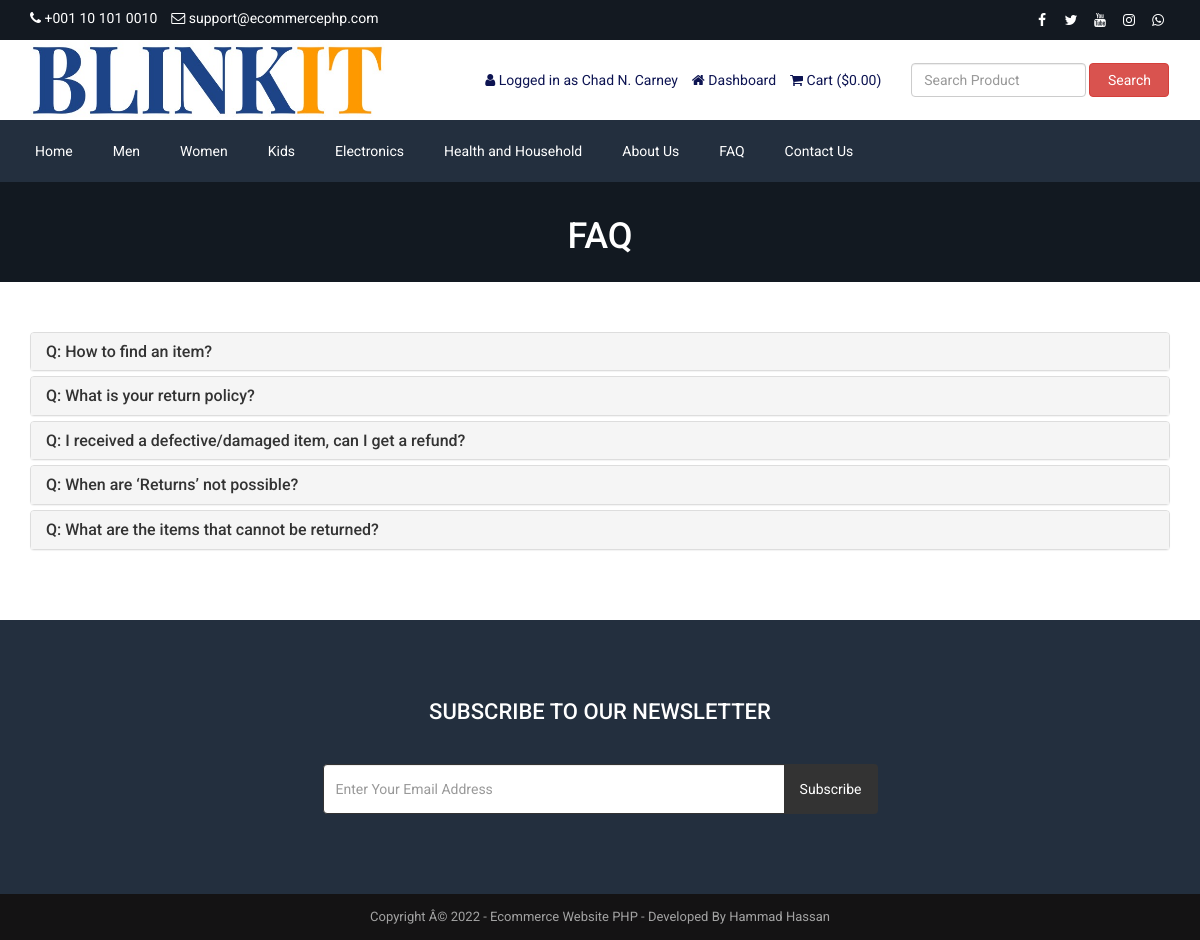
/faq.php (signed in), run on the app's committed database.
### tables this page shows
CREATE TABLE `tbl_settings` (
  `id` int(11) NOT NULL,
  `logo` varchar(255) NOT NULL,
  `favicon` varchar(255) NOT NULL,
  `footer_about` text NOT NULL,
  `footer_copyright` text NOT NULL,
  `contact_address` text NOT NULL,
  `contact_email` varchar(255) NOT NULL,
  `contact_phone` varchar(255) NOT NULL,
  `contact_fax` varchar(255) NOT NULL,
  `contact_map_iframe` text NOT NULL,
  `receive_email` varchar(255) NOT NULL,
  `receive_email_subject` varchar(255) NOT NULL,
  `receive_email_thank_you_message` text NOT NULL,
  `forget_password_message` text NOT NULL,
  `total_recent_post_footer` int(10) NOT NULL,
  `total_popular_post_footer` int(10) NOT NULL,
  `total_recent_post_sidebar` int(11) NOT NULL,
  `total_popular_post_sidebar` int(11) NOT NULL,
  `total_featured_product_home` int(11) NOT NULL,
  `total_latest_product_home` int(11) NOT NULL,
  `total_popular_product_home` int(11) NOT NULL,
  `meta_title_home` text NOT NULL,
  `meta_keyword_home` text NOT NULL,
  `meta_description_home` text NOT NULL,
  `banner_login` varchar(255) NOT NULL,
  `banner_registration` varchar(255) NOT NULL,
  `banner_forget_password` varchar(255) NOT NULL,
  `banner_reset_password` varchar(255) NOT NULL,
  `banner_search` varchar(255) NOT NULL,
  `banner_cart` varchar(255) NOT NULL,
  `banner_checkout` varchar(255) NOT NULL,
  `banner_product_category` varchar(255) NOT NULL,
  `banner_blog` varchar(255) NOT NULL,
  `cta_title` varchar(255) NOT NULL,
  `cta_content` text NOT NULL,
  `cta_read_more_text` varchar(255) NOT NULL,
  `cta_read_more_url` varchar(255) NOT NULL,
  `cta_photo` varchar(255) NOT NULL,
  `featured_product_title` varchar(255) NOT NULL,
  `featured_product_subtitle` varchar(255) NOT NULL,
  `latest_product_title` varchar(255) NOT NULL,
  `latest_product_subtitle` varchar(255) NOT NULL,
  `popular_product_title` varchar(255) NOT NULL,
  `popular_product_subtitle` varchar(255) NOT NULL,
  `testimonial_title` varchar(255) NOT NULL,
  `testimonial_subtitle` varchar(255) NOT NULL,
  `testimonial_photo` varchar(255) NOT NULL,
  `blog_title` varchar(255) NOT NULL,
  `blog_subtitle` varchar(255) NOT NULL,
  `newsletter_text` text NOT NULL,
  `paypal_email` varchar(255) NOT NULL,
  `stripe_public_key` varchar(255) NOT NULL,
  `stripe_secret_key` varchar(255) NOT NULL,
  `bank_detail` text NOT NULL,
  `before_head` text NOT NULL,
  `after_body` text NOT NULL,
  `before_body` text NOT NULL,
  `home_service_on_off` int(11) NOT NULL,
  `home_welcome_on_off` int(11) NOT NULL,
  `home_featured_product_on_off` int(11) NOT NULL,
  `home_latest_product_on_off` int(11) NOT NULL,
  `home_popular_product_on_off` int(11) NOT NULL,
  `home_testimonial_on_off` int(11) NOT NULL,
  `home_blog_on_off` int(11) NOT NULL,
  `newsletter_on_off` int(11) NOT NULL,
  `ads_above_welcome_on_off` int(1) NOT NULL,
  `ads_above_featured_product_on_off` int(1) NOT NULL,
  `ads_above_latest_product_on_off` int(1) NOT NULL,
  `ads_above_popular_product_on_off` int(1) NOT NULL,
  `ads_above_testimonial_on_off` int(1) NOT NULL,
  `ads_category_sidebar_on_off` int(1) NOT NULL
);

CREATE TABLE `tbl_social` (
  `social_id` int(11) NOT NULL,
  `social_name` varchar(30) NOT NULL,
  `social_url` varchar(255) NOT NULL,
  `social_icon` varchar(30) NOT NULL
);

CREATE TABLE `tbl_top_category` (
  `tcat_id` int(11) NOT NULL,
  `tcat_name` varchar(255) NOT NULL,
  `show_on_menu` int(1) NOT NULL
);

CREATE TABLE `tbl_page` (
  `id` int(11) NOT NULL,
  `about_title` varchar(255) NOT NULL,
  `about_content` text NOT NULL,
  `about_banner` varchar(255) NOT NULL,
  `about_meta_title` varchar(255) NOT NULL,
  `about_meta_keyword` text NOT NULL,
  `about_meta_description` text NOT NULL,
  `faq_title` varchar(255) NOT NULL,
  `faq_banner` varchar(255) NOT NULL,
  `faq_meta_title` varchar(255) NOT NULL,
  `faq_meta_keyword` text NOT NULL,
  `faq_meta_description` text NOT NULL,
  `blog_title` varchar(255) NOT NULL,
  `blog_banner` varchar(255) NOT NULL,
  `blog_meta_title` varchar(255) NOT NULL,
  `blog_meta_keyword` text NOT NULL,
  `blog_meta_description` text NOT NULL,
  `contact_title` varchar(255) NOT NULL,
  `contact_banner` varchar(255) NOT NULL,
  `contact_meta_title` varchar(255) NOT NULL,
  `contact_meta_keyword` text NOT NULL,
  `contact_meta_description` text NOT NULL,
  `pgallery_title` varchar(255) NOT NULL,
  `pgallery_banner` varchar(255) NOT NULL,
  `pgallery_meta_title` varchar(255) NOT NULL,
  `pgallery_meta_keyword` text NOT NULL,
  `pgallery_meta_description` text NOT NULL,
  `vgallery_title` varchar(255) NOT NULL,
  `vgallery_banner` varchar(255) NOT NULL,
  `vgallery_meta_title` varchar(255) NOT NULL,
  `vgallery_meta_keyword` text NOT NULL,
  `vgallery_meta_description` text NOT NULL
);

CREATE TABLE `tbl_faq` (
  `faq_id` int(11) NOT NULL,
  `faq_title` varchar(255) NOT NULL,
  `faq_content` text NOT NULL
);

### faq.php (the view, shortened to what this page needs)
<?php require_once('header.php'); ?>
<?php
$statement = $pdo->prepare("SELECT * FROM tbl_page WHERE id=1");
$statement->execute();
$result = $statement->fetchAll(PDO::FETCH_ASSOC);
foreach ($result as $row) {
    $faq_title = $row['faq_title'];
    $faq_banner = $row['faq_banner'];
}
?>
<div class="page-banner" style="background-image: url(assets/uploads/<?php echo $faq_banner; ?>);">
    <div class="inner">
        <h1><?php echo $faq_title; ?></h1>
    </div>
</div>
<div class="page">
    <div class="container">
        <div class="row">
            <div class="col-md-12">
                <div class="panel-group" id="faqAccordion">
                    <?php
                    $statement = $pdo->prepare("SELECT * FROM tbl_faq");
                    $statement->execute();
                    $result = $statement->fetchAll(PDO::FETCH_ASSOC);
                    foreach ($result as $row) {
                        ?>
                        <div class="panel panel-default">
                            <div class="panel-heading accordion-toggle question-toggle collapsed" data-toggle="collapse" data-parent="#faqAccordion" data-target="#question<?php echo $row['faq_id']; ?>">
                                <h4 class="panel-title">
                                    Q: <?php echo $row['faq_title']; ?>
                                </h4>
                            </div>
                        </div>
                        <?php
                    }
                    ?>
                </div>
            </div>
        </div>
    </div>
</div>
<?php require_once('footer.php'); ?>

### header.php (shortened to what this page needs)
<?php
include("admin/inc/config.php");
$statement = $pdo->prepare("SELECT * FROM tbl_settings WHERE id=1");
$statement->execute();
$result = $statement->fetchAll(PDO::FETCH_ASSOC);
foreach ($result as $row)
{
	$contact_email = $row['contact_email'];
	$contact_phone = $row['contact_phone'];
}
?>
<!DOCTYPE html>
<html lang="en">
<head>
	<link rel="stylesheet" href="assets/css/bootstrap.min.css">
	<link rel="stylesheet" href="assets/css/font-awesome.min.css">
	<link rel="stylesheet" href="assets/css/owl.carousel.min.css">
	<link rel="stylesheet" href="assets/css/owl.theme.default.min.css">
	<link rel="stylesheet" href="assets/css/jquery.bxslider.min.css">
    <link rel="stylesheet" href="assets/css/magnific-popup.css">
    <link rel="stylesheet" href="assets/css/rating.css">
	<link rel="stylesheet" href="assets/css/spacing.css">
	<link rel="stylesheet" href="assets/css/bootstrap-touch-slider.css">
	<link rel="stylesheet" href="assets/css/animate.min.css">
	<link rel="stylesheet" href="assets/css/tree-menu.css">
	<link rel="stylesheet" href="assets/css/select2.min.css">
	<link rel="stylesheet" href="assets/css/main.css">
	<link rel="stylesheet" href="assets/css/responsive.css">
	<?php
	$statement = $pdo->prepare("SELECT * FROM tbl_page WHERE id=1");
	$statement->execute();
	$result = $statement->fetchAll(PDO::FETCH_ASSOC);
		?>
</head>
<body>
<div class="top">
	<div class="container">
		<div class="row">
			<div class="col-md-6 col-sm-6 col-xs-12">
				<div class="left">
					<ul>
						<li><i class="fa fa-phone"></i> <?php echo $contact_phone; ?></li>
						<li><i class="fa fa-envelope-o"></i> <?php echo $contact_email; ?></li>
					</ul>
				</div>
			</div>
			<div class="col-md-6 col-sm-6 col-xs-12">
				<div class="right">
					<ul>
						<?php
						$statement = $pdo->prepare("SELECT * FROM tbl_social");
						$statement->execute();
						$result = $statement->fetchAll(PDO::FETCH_ASSOC);
						foreach ($result as $row) {
							?>
							<?php if($row['social_url'] != ''): ?>
							<li><a href="<?php echo $row['social_url']; ?>"><i class="<?php echo $row['social_icon']; ?>"></i></a></li>
							<?php endif; ?>
							<?php
						}
						?>
					</ul>
				</div>
			</div>
		</div>
	</div>
</div>
<div class="header">
	<div class="container">
		<div class="row inner">
			<div class="col-md-4 logo">
				<img src="logo1.jpeg" alt="logo image">
			</div>
			<div class="col-md-5 right">
				<ul>
					<?php
					if(isset($_SESSION['customer'])) {
						?>
						<li><i class="fa fa-user"></i> <?php echo LANG_VALUE_13; ?> <?php echo $_SESSION['customer']['cust_name']; ?></li>
						<li><a href="dashboard.php"><i class="fa fa-home"></i> <?php echo LANG_VALUE_89; ?></a></li>
						<?php
					} else {
						?>
						<li><a href="login.php"><i class="fa fa-sign-in"></i> <?php echo LANG_VALUE_9; ?></a></li>
						<li><a href="registration.php"><i class="fa fa-user-plus"></i> <?php echo LANG_VALUE_15; ?></a></li>
						<?php
					}
					?>
					<li><a href="cart.php"><i class="fa fa-shopping-cart"></i> <?php echo LANG_VALUE_18; ?> (<?php echo LANG_VALUE_1; ?><?php
					if(isset($_SESSION['cart_p_id'])) {
						$table_total_price = 0;
						$i=0;
	                    foreach($_SESSION['cart_p_qty'] as $key => $value)
	                    {
	                        $i++;
	                        $arr_cart_p_qty[$i] = $value;
	                    }                    $i=0;
	                    foreach($_SESSION['cart_p_current_price'] as $key => $value)
	                    {
	                        $i++;
	                        $arr_cart_p_current_price[$i] = $value;
	                    }
	                    for($i=1;$i<=count($arr_cart_p_qty);$i++) {
	                    	$row_total_price = $arr_cart_p_current_price[$i]*$arr_cart_p_qty[$i];
	                        $table_total_price = $table_total_price + $row_total_price;
	                    }
						echo $table_total_price;
					} else {
						echo '0.00';
					}
					?>)</a></li>
				</ul>
			</div>
			<div class="col-md-3 search-area">
				<form class="navbar-form navbar-left" role="search" action="search-result.php" method="get">
					<div class="form-group">
						<input type="text" class="form-control search-top" placeholder="<?php echo LANG_VALUE_2; ?>" name="search_text">
					</div>
					<button type="submit" class="btn btn-danger"><?php echo LANG_VALUE_3; ?></button>
				</form>
			</div>
		</div>
	</div>
</div>
<div class="nav">
	<div class="container">
		<div class="row">
			<div class="col-md-12 pl_0 pr_0">
				<div class="menu-container">
					<div class="menu">
						<ul>
							<li><a href="index.php">Home</a></li>
							<?php
							$statement = $pdo->prepare("SELECT * FROM tbl_top_category WHERE show_on_menu=1");
							$statement->execute();
							$result = $statement->fetchAll(PDO::FETCH_ASSOC);
							foreach ($result as $row) {
								?>
								<li><a href="product-category.php?id=<?php echo $row['tcat_id']; ?>&type=top-category"><?php echo $row['tcat_name']; ?></a>
								</li>
								<?php
							}
							?>
							<?php
							$statement = $pdo->prepare("SELECT * FROM tbl_page WHERE id=1");
							$statement->execute();
							$result = $statement->fetchAll(PDO::FETCH_ASSOC);
							foreach ($result as $row) {
								$about_title = $row['about_title'];
								$faq_title = $row['faq_title'];
								$contact_title = $row['contact_title'];
							}
							?>
							<li><a href="about.php"><?php echo $about_title; ?></a></li>
							<li><a href="faq.php"><?php echo $faq_title; ?></a></li>
							<li><a href="contact.php"><?php echo $contact_title; ?></a></li>
						</ul>
					</div>
				</div>
			</div>
		</div>
	</div>
</div>

### footer.php (shortened to what this page needs)
<?php
$statement = $pdo->prepare("SELECT * FROM tbl_settings WHERE id=1");
$statement->execute();
$result = $statement->fetchAll(PDO::FETCH_ASSOC);
foreach ($result as $row)
{
	$footer_copyright = $row['footer_copyright'];
    $newsletter_on_off = $row['newsletter_on_off'];
}
?>
<?php if($newsletter_on_off == 1): ?>
<section class="home-newsletter">
	<div class="container">
		<div class="row">
			<div class="col-md-6 col-md-offset-3">
				<div class="single">
				<form action="" method="post">
					<h2><?php echo LANG_VALUE_93; ?></h2>
					<div class="input-group">
			        	<input type="email" class="form-control" placeholder="<?php echo LANG_VALUE_95; ?>" name="email_subscribe">
			         	<span class="input-group-btn">
			         	<button class="btn btn-theme" type="submit" name="form_subscribe"><?php echo LANG_VALUE_92; ?></button>
			         	</span>
			        </div>
				</div>
			</div>
		</div>
	</div>
</section>
<?php endif; ?>
<div class="footer-bottom">
	<div class="container">
		<div class="row">
			<div class="col-md-12 copyright">
				<?php echo $footer_copyright; ?>
			</div>
		</div>
	</div>
</div>
</body>
</html>

### data on the page
tbl_settings: contact_phone "+001 10 101 0010", contact_email "support@ecommercephp.com", footer_copyright "Copyright Â© 2022 - Ecommerce Website PHP - Developed By Hammad Hassan"
tbl_top_category: tcat_name "Men"
tbl_top_category: tcat_name "Women"
tbl_top_category: tcat_name "Kids"
tbl_top_category: tcat_name "Electronics"
tbl_top_category: tcat_name "Health and Household"
tbl_page: about_title "About Us", faq_title "FAQ", contact_title "Contact Us", faq_banner (picture)
tbl_faq: faq_title "How to find an item?"
tbl_faq: faq_title "What is your return policy?"
tbl_faq: faq_title "I received a defective/damaged item, can I get a refund?"
tbl_faq: faq_title "When are ‘Returns’ not possible?"
tbl_faq: faq_title "What are the items that cannot be returned?"

### other printed values
LANG_VALUE_13 "Logged in as"
$_SESSION['customer']['cust_name'] "Chad N. Carney"
LANG_VALUE_89 "Dashboard"
LANG_VALUE_18 "Cart"
LANG_VALUE_1 "$"
LANG_VALUE_3 "Search"
LANG_VALUE_93 "SUBSCRIBE TO OUR NEWSLETTER"
LANG_VALUE_92 "Subscribe"
